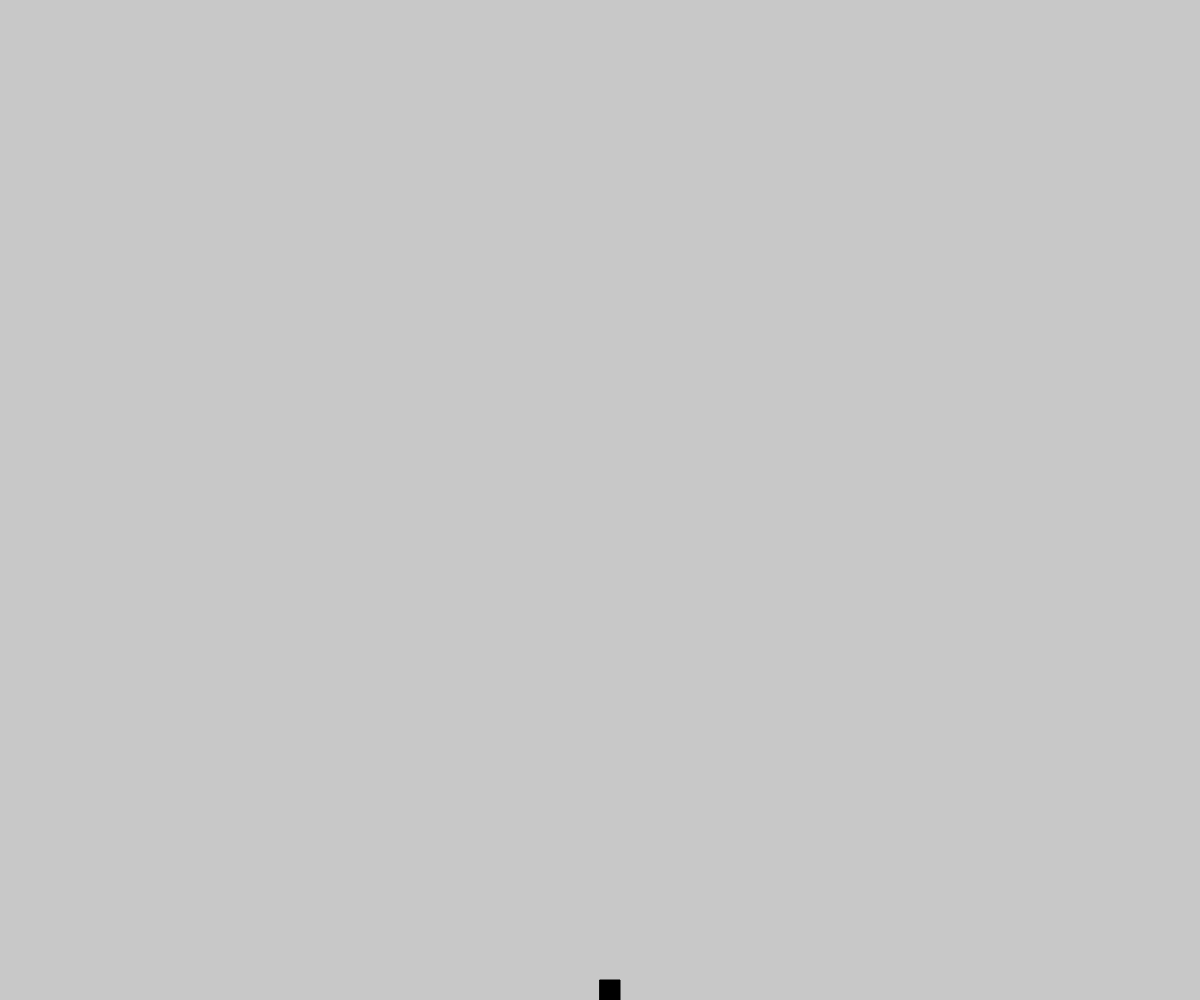
Frame 1 (no input)
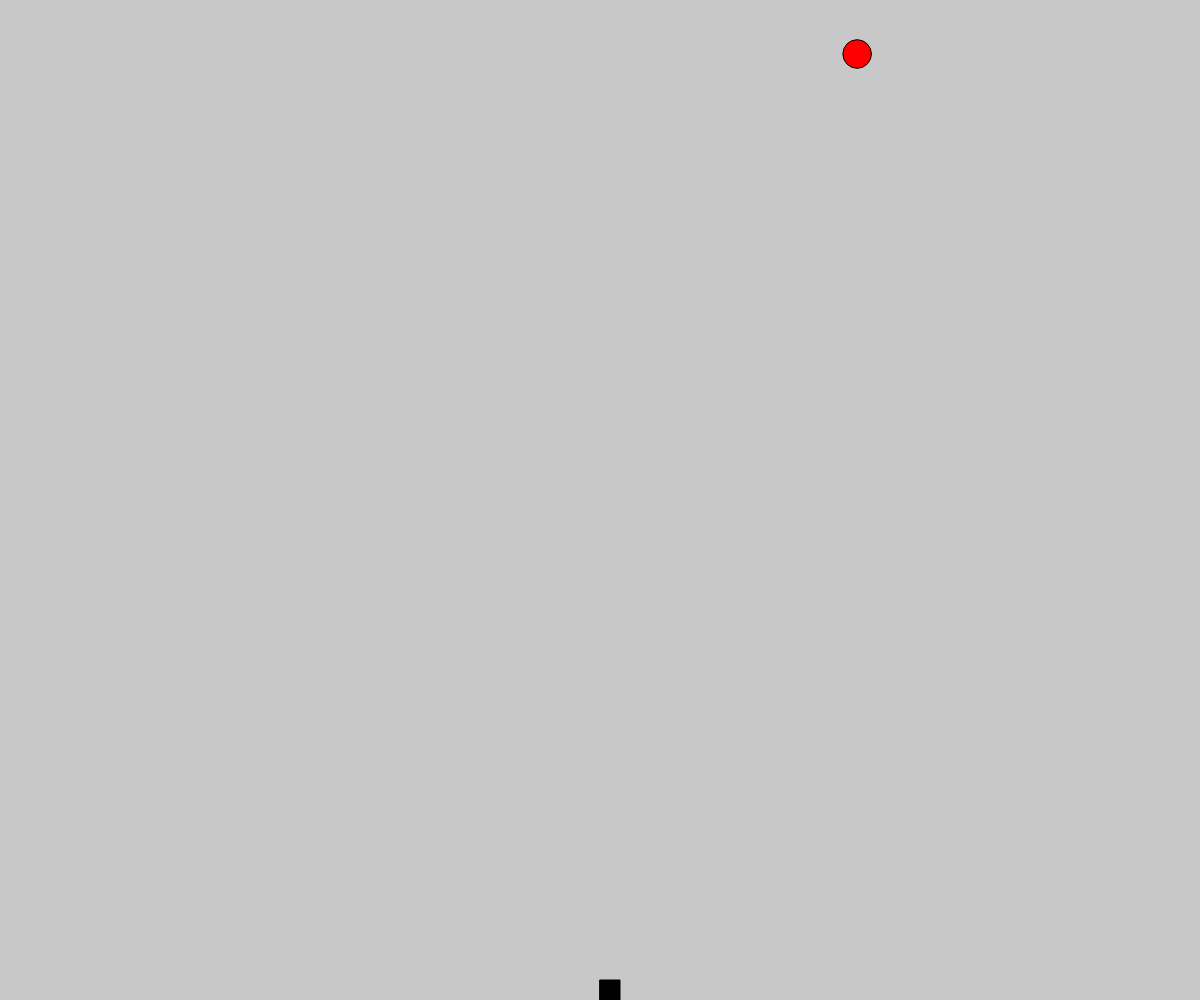
Frame 60 (no input)
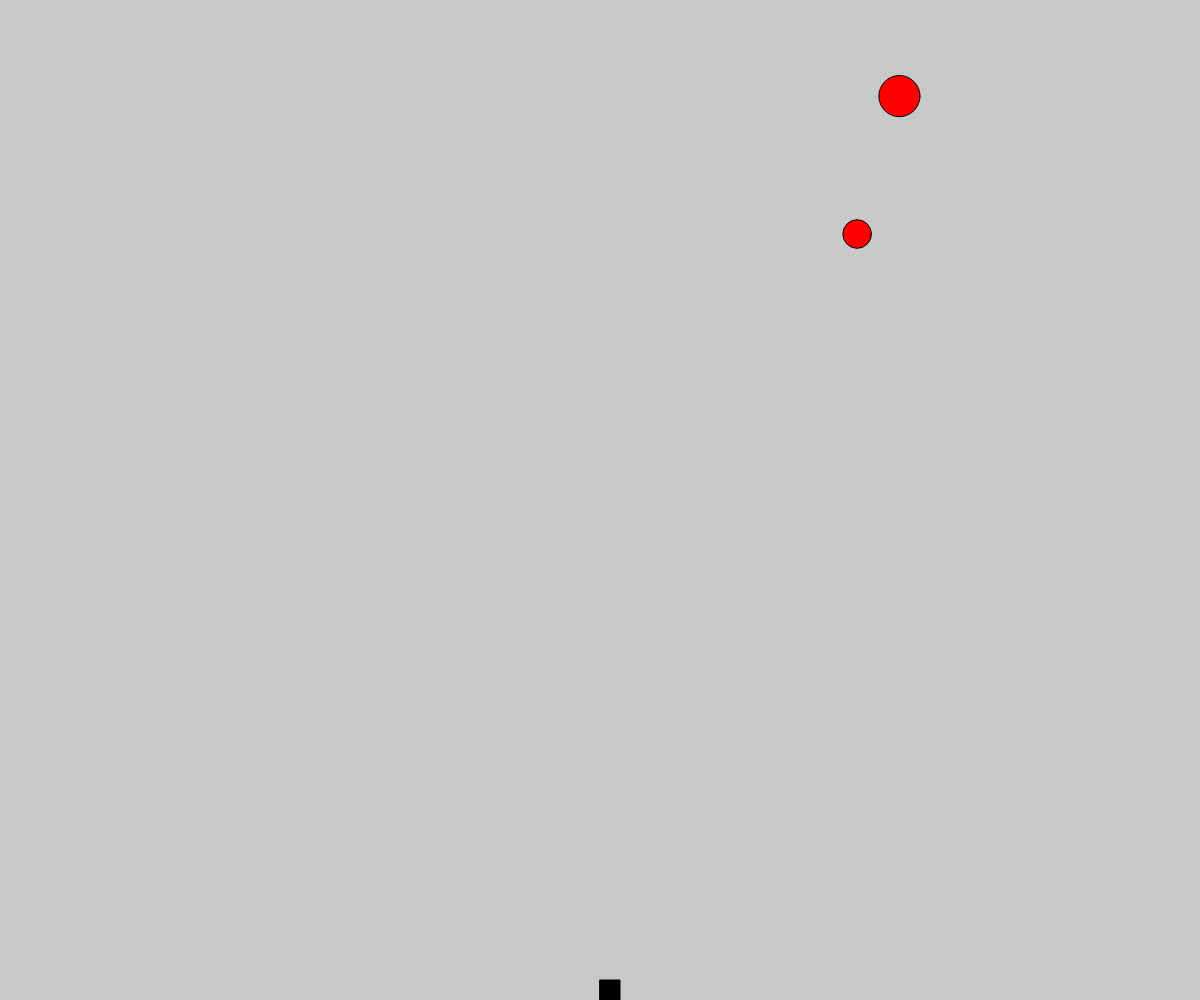
Frame 120 (the mouse pressed at the canvas centre since frame 60)

The p5.js sketch that drew these frames (run headless with seeded random() and noise() and a simulated clock; from frame 60 on, the mouse is pressed at the canvas centre):

// p5.js sketch
// ── sketch.js
let player;
let fallingBalls = [];
let gameOver = false;
let points = 0;
let pointsText;
let gameOverText;
let ballSpeed = 3;

function setup() {
  createCanvas(windowWidth, windowHeight);
  pointsText = select('#points');
  gameOverText = select('#gameOver');
  player = new Player();
  setInterval(() => {
    if (!gameOver) {
      fallingBalls.push(new FallingBall(ballSpeed));
      ballSpeed += 0.1;
    }
  }, 1000);
}

function draw() {
  background(200);
  if(!gameOver){
  player.show();
  player.move();

  for (let i = fallingBalls.length - 1; i >= 0; i--) {
    fallingBalls[i].show();
    fallingBalls[i].update();

    if (fallingBalls[i].hits(player)) {
      gameOver = true;
    }

    if (fallingBalls[i].offScreen()) {
      fallingBalls.splice(i, 1);
      points++;
      pointsText.html('Points: ' + points);
    }
  }
}else{
  gameOverText.style('opacity', '1');
}
}

function keyPressed() {
  if (keyCode === LEFT_ARROW) {
    player.setDir(-1);
  } else if (keyCode === RIGHT_ARROW) {
    player.setDir(1);
  }
}

function keyReleased() {
  player.setDir(0);
}

// ── classes.js
console.log("classes is here")
class Player {
    constructor() {
      this.x = width / 2;
      this.y = height - 20;
      this.size = 20;
      this.xdir = 0;
    }
  
    show() {
      fill(0);
      rect(this.x, this.y, this.size, this.size);
    }
  
    setDir(dir) {
      this.xdir = dir;
    }
  
    move() {
      this.x += this.xdir * 5;
      this.x = constrain(this.x, 0, width - this.size);
    }
  }
  
  class FallingBall {
    constructor(speed) {
      this.x = random(width);
      this.y = 0;
      this.size = random(10,100);
      this.speed = speed;
    }
  
    show() {
      fill(255, 0, 0);
      ellipse(this.x, this.y, this.size, this.size);
    }
  
    update() {
      this.y += this.speed;
    }
  
    offScreen() {
      return this.y > height;
    }
  
    hits(player) {
      let d = dist(this.x, this.y, player.x + player.size / 2, player.y + player.size / 2);
      return d < this.size / 2 + player.size / 2;
    }
  }
// ── style.css
html, body {
  margin: 0;
  padding: 0;
}

canvas {
  display: block;
}
#gameOver {
  display: block;
  position: absolute;
  top: 50%;
  left: 50%;
  transform: translate(-50%, -50%);
  font-size: 32px;
  color: black;
  text-align: center;
  opacity: 0;
}
#points {
  position: absolute;
  top: 10px;
  left: 10px;
  font-size: 24px;
  color: black;
}
